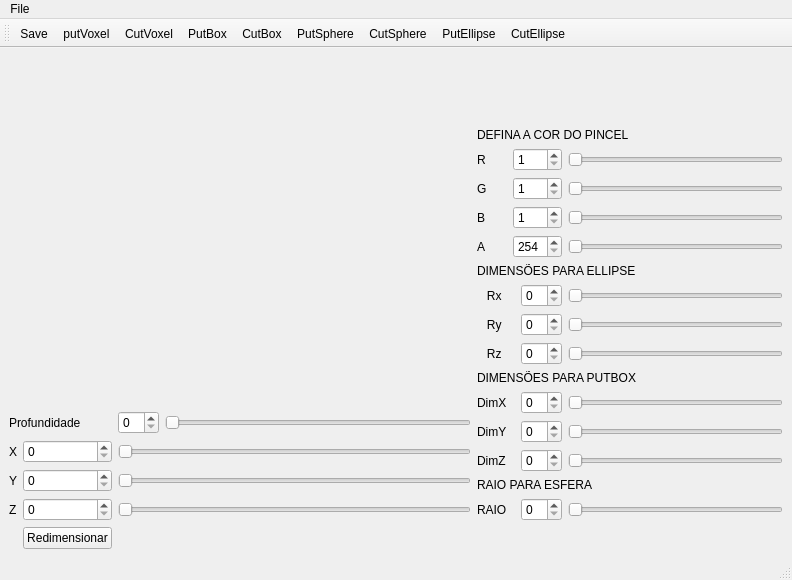
<?xml version="1.0" encoding="UTF-8"?>
<ui version="4.0">
 <class>MainWindow</class>
 <widget class="QMainWindow" name="MainWindow">
  <property name="geometry">
   <rect>
    <x>0</x>
    <y>0</y>
    <width>792</width>
    <height>580</height>
   </rect>
  </property>
  <property name="windowTitle">
   <string>MainWindow</string>
  </property>
  <widget class="QWidget" name="centralwidget">
   <layout class="QGridLayout" name="gridLayout_2">
    <item row="6" column="1">
     <widget class="QPushButton" name="pushButtonCriaCanvas">
      <property name="text">
       <string>Redimensionar</string>
      </property>
     </widget>
    </item>
    <item row="2" column="3">
     <widget class="QSlider" name="horizontalSliderProf">
      <property name="orientation">
       <enum>Qt::Horizontal</enum>
      </property>
     </widget>
    </item>
    <item row="4" column="1">
     <widget class="QSpinBox" name="spinBoxYCanvas"/>
    </item>
    <item row="3" column="1">
     <widget class="QSpinBox" name="spinBoxXCanvas"/>
    </item>
    <item row="1" column="4" rowspan="5">
     <layout class="QGridLayout" name="gridLayout">
      <item row="0" column="0" colspan="4">
       <widget class="QLabel" name="label">
        <property name="text">
         <string>DEFINA A COR DO PINCEL</string>
        </property>
       </widget>
      </item>
      <item row="1" column="0">
       <widget class="QLabel" name="Vermelho">
        <property name="text">
         <string>R    </string>
        </property>
       </widget>
      </item>
      <item row="1" column="1" colspan="2">
       <widget class="QSpinBox" name="spinBoxG">
        <property name="minimum">
         <number>1</number>
        </property>
        <property name="maximum">
         <number>255</number>
        </property>
       </widget>
      </item>
      <item row="1" column="3">
       <widget class="QSlider" name="horizontalSliderGreen">
        <property name="minimum">
         <number>1</number>
        </property>
        <property name="maximum">
         <number>255</number>
        </property>
        <property name="orientation">
         <enum>Qt::Horizontal</enum>
        </property>
       </widget>
      </item>
      <item row="2" column="0">
       <widget class="QLabel" name="Verde">
        <property name="text">
         <string>G</string>
        </property>
       </widget>
      </item>
      <item row="2" column="1" colspan="2">
       <widget class="QSpinBox" name="spinBoxR">
        <property name="minimum">
         <number>1</number>
        </property>
        <property name="maximum">
         <number>255</number>
        </property>
       </widget>
      </item>
      <item row="2" column="3">
       <widget class="QSlider" name="horizontalSliderRed">
        <property name="minimum">
         <number>1</number>
        </property>
        <property name="maximum">
         <number>255</number>
        </property>
        <property name="orientation">
         <enum>Qt::Horizontal</enum>
        </property>
       </widget>
      </item>
      <item row="3" column="0">
       <widget class="QLabel" name="Azul">
        <property name="text">
         <string>B</string>
        </property>
       </widget>
      </item>
      <item row="3" column="1" colspan="2">
       <widget class="QSpinBox" name="spinBoxB">
        <property name="minimum">
         <number>1</number>
        </property>
        <property name="maximum">
         <number>255</number>
        </property>
       </widget>
      </item>
      <item row="3" column="3">
       <widget class="QSlider" name="horizontalSliderBlue">
        <property name="minimum">
         <number>1</number>
        </property>
        <property name="maximum">
         <number>256</number>
        </property>
        <property name="orientation">
         <enum>Qt::Horizontal</enum>
        </property>
       </widget>
      </item>
      <item row="4" column="0">
       <widget class="QLabel" name="Alfa">
        <property name="text">
         <string>A</string>
        </property>
       </widget>
      </item>
      <item row="4" column="1" colspan="2">
       <widget class="QSpinBox" name="spinBoxA">
        <property name="minimum">
         <number>254</number>
        </property>
        <property name="maximum">
         <number>255</number>
        </property>
       </widget>
      </item>
      <item row="4" column="3">
       <widget class="QSlider" name="horizontalSliderAlfa">
        <property name="minimum">
         <number>254</number>
        </property>
        <property name="maximum">
         <number>255</number>
        </property>
        <property name="orientation">
         <enum>Qt::Horizontal</enum>
        </property>
       </widget>
      </item>
      <item row="5" column="0" colspan="4">
       <widget class="QLabel" name="labelBox_2">
        <property name="text">
         <string>DIMENSÕES PARA ELLIPSE</string>
        </property>
       </widget>
      </item>
      <item row="6" column="0" colspan="2">
       <widget class="QLabel" name="Rx">
        <property name="text">
         <string>   Rx    </string>
        </property>
       </widget>
      </item>
      <item row="6" column="2">
       <widget class="QSpinBox" name="spinBoxRx"/>
      </item>
      <item row="6" column="3">
       <widget class="QSlider" name="horizontalSliderRx">
        <property name="orientation">
         <enum>Qt::Horizontal</enum>
        </property>
       </widget>
      </item>
      <item row="7" column="0">
       <widget class="QLabel" name="Ry">
        <property name="text">
         <string>   Ry</string>
        </property>
       </widget>
      </item>
      <item row="7" column="2">
       <widget class="QSpinBox" name="spinBoxRy"/>
      </item>
      <item row="7" column="3">
       <widget class="QSlider" name="horizontalSliderRy">
        <property name="orientation">
         <enum>Qt::Horizontal</enum>
        </property>
       </widget>
      </item>
      <item row="8" column="0">
       <widget class="QLabel" name="Rz">
        <property name="text">
         <string>   Rz</string>
        </property>
       </widget>
      </item>
      <item row="8" column="2">
       <widget class="QSpinBox" name="spinBoxRz"/>
      </item>
      <item row="8" column="3">
       <widget class="QSlider" name="horizontalSliderRz">
        <property name="orientation">
         <enum>Qt::Horizontal</enum>
        </property>
       </widget>
      </item>
      <item row="9" column="0" colspan="4">
       <widget class="QLabel" name="labelBox">
        <property name="text">
         <string>DIMENSÕES PARA PUTBOX</string>
        </property>
       </widget>
      </item>
      <item row="10" column="0" colspan="2">
       <widget class="QLabel" name="DimX">
        <property name="text">
         <string>DimX</string>
        </property>
       </widget>
      </item>
      <item row="10" column="2">
       <widget class="QSpinBox" name="spinBoxDimX"/>
      </item>
      <item row="10" column="3">
       <widget class="QSlider" name="horizontalSliderDimX">
        <property name="orientation">
         <enum>Qt::Horizontal</enum>
        </property>
       </widget>
      </item>
      <item row="11" column="0" colspan="2">
       <widget class="QLabel" name="DimY">
        <property name="text">
         <string>DimY</string>
        </property>
       </widget>
      </item>
      <item row="11" column="2">
       <widget class="QSpinBox" name="spinBoxDimY"/>
      </item>
      <item row="11" column="3">
       <widget class="QSlider" name="horizontalSliderDimY">
        <property name="orientation">
         <enum>Qt::Horizontal</enum>
        </property>
       </widget>
      </item>
      <item row="12" column="0" colspan="2">
       <widget class="QLabel" name="DimZ">
        <property name="text">
         <string>DimZ</string>
        </property>
       </widget>
      </item>
      <item row="12" column="2">
       <widget class="QSpinBox" name="spinBoxDimZ"/>
      </item>
      <item row="12" column="3">
       <widget class="QSlider" name="horizontalSliderDimZ">
        <property name="orientation">
         <enum>Qt::Horizontal</enum>
        </property>
       </widget>
      </item>
      <item row="13" column="0" colspan="4">
       <widget class="QLabel" name="labelSphere">
        <property name="text">
         <string>RAIO PARA ESFERA</string>
        </property>
       </widget>
      </item>
      <item row="14" column="0">
       <widget class="QLabel" name="Raio">
        <property name="text">
         <string>RAIO</string>
        </property>
       </widget>
      </item>
      <item row="14" column="2">
       <widget class="QSpinBox" name="spinBoxRaio"/>
      </item>
      <item row="14" column="3">
       <widget class="QSlider" name="horizontalSliderRaio">
        <property name="orientation">
         <enum>Qt::Horizontal</enum>
        </property>
       </widget>
      </item>
     </layout>
    </item>
    <item row="0" column="4">
     <widget class="Color" name="widget_2" native="true"/>
    </item>
    <item row="2" column="2">
     <widget class="QSpinBox" name="spinBox"/>
    </item>
    <item row="5" column="1">
     <widget class="QSpinBox" name="spinBoxZCanvas"/>
    </item>
    <item row="2" column="0" colspan="2">
     <widget class="QLabel" name="Profundidade">
      <property name="text">
       <string>Profundidade</string>
      </property>
     </widget>
    </item>
    <item row="5" column="0">
     <widget class="QLabel" name="ZGeral">
      <property name="text">
       <string>Z</string>
      </property>
     </widget>
    </item>
    <item row="4" column="0">
     <widget class="QLabel" name="YGeral">
      <property name="text">
       <string>Y</string>
      </property>
     </widget>
    </item>
    <item row="4" column="2" colspan="2">
     <widget class="QSlider" name="horizontalSliderYCanvas">
      <property name="orientation">
       <enum>Qt::Horizontal</enum>
      </property>
     </widget>
    </item>
    <item row="0" column="0" rowspan="2" colspan="4">
     <widget class="Plotter" name="widget" native="true"/>
    </item>
    <item row="5" column="2" colspan="2">
     <widget class="QSlider" name="horizontalSliderZCanvas">
      <property name="orientation">
       <enum>Qt::Horizontal</enum>
      </property>
     </widget>
    </item>
    <item row="3" column="2" colspan="2">
     <widget class="QSlider" name="horizontalSliderXCanvas">
      <property name="orientation">
       <enum>Qt::Horizontal</enum>
      </property>
     </widget>
    </item>
    <item row="3" column="0">
     <widget class="QLabel" name="XGeral">
      <property name="text">
       <string>X</string>
      </property>
     </widget>
    </item>
   </layout>
  </widget>
  <widget class="QMenuBar" name="menubar">
   <property name="geometry">
    <rect>
     <x>0</x>
     <y>0</y>
     <width>792</width>
     <height>22</height>
    </rect>
   </property>
   <widget class="QMenu" name="menuFile">
    <property name="title">
     <string>File</string>
    </property>
    <addaction name="actionSave"/>
   </widget>
   <addaction name="menuFile"/>
  </widget>
  <widget class="QStatusBar" name="statusbar"/>
  <widget class="QToolBar" name="toolBar">
   <property name="windowTitle">
    <string>toolBar</string>
   </property>
   <attribute name="toolBarArea">
    <enum>TopToolBarArea</enum>
   </attribute>
   <attribute name="toolBarBreak">
    <bool>false</bool>
   </attribute>
   <addaction name="actionSave"/>
   <addaction name="actionPutVoxel"/>
   <addaction name="actionCutVoxel"/>
   <addaction name="actionPutBox"/>
   <addaction name="actionCutBox"/>
   <addaction name="actionPutSphere"/>
   <addaction name="actionCutSphere"/>
   <addaction name="actionPutEllipse"/>
   <addaction name="actionCutEllipse"/>
  </widget>
  <action name="actionSave">
   <property name="text">
    <string>Save</string>
   </property>
  </action>
  <action name="actionPutVoxel">
   <property name="icon">
    <iconset resource="src.qrc">
     <normaloff>:/images/voxel.png</normaloff>:/images/voxel.png</iconset>
   </property>
   <property name="text">
    <string>putVoxel</string>
   </property>
  </action>
  <action name="actionPutSphere">
   <property name="icon">
    <iconset resource="src.qrc">
     <normaloff>:/images/sphere.png</normaloff>:/images/sphere.png</iconset>
   </property>
   <property name="text">
    <string>PutSphere</string>
   </property>
  </action>
  <action name="actionPutBox">
   <property name="icon">
    <iconset resource="src.qrc">
     <normaloff>:/images/box.png</normaloff>:/images/box.png</iconset>
   </property>
   <property name="text">
    <string>PutBox</string>
   </property>
  </action>
  <action name="actionPutEllipse">
   <property name="icon">
    <iconset resource="src.qrc">
     <normaloff>:/images/elipse.png</normaloff>:/images/elipse.png</iconset>
   </property>
   <property name="text">
    <string>PutEllipse</string>
   </property>
  </action>
  <action name="actionCutVoxel">
   <property name="icon">
    <iconset resource="src.qrc">
     <normaloff>:/images/cutVoxel.png</normaloff>:/images/cutVoxel.png</iconset>
   </property>
   <property name="text">
    <string>CutVoxel</string>
   </property>
  </action>
  <action name="actionCutSphere">
   <property name="icon">
    <iconset resource="src.qrc">
     <normaloff>:/images/cutSphere.png</normaloff>:/images/cutSphere.png</iconset>
   </property>
   <property name="text">
    <string>CutSphere</string>
   </property>
  </action>
  <action name="actionCutBox">
   <property name="icon">
    <iconset resource="src.qrc">
     <normaloff>:/images/cutBox.png</normaloff>:/images/cutBox.png</iconset>
   </property>
   <property name="text">
    <string>CutBox</string>
   </property>
  </action>
  <action name="actionCutEllipse">
   <property name="icon">
    <iconset resource="src.qrc">
     <normaloff>:/images/cutElipse.png</normaloff>:/images/cutElipse.png</iconset>
   </property>
   <property name="text">
    <string>CutEllipse</string>
   </property>
  </action>
 </widget>
 <customwidgets>
  <customwidget>
   <class>Plotter</class>
   <extends>QWidget</extends>
   <header>plotter.h</header>
   <container>1</container>
  </customwidget>
  <customwidget>
   <class>Color</class>
   <extends>QWidget</extends>
   <header>color.h</header>
   <container>1</container>
   <slots>
    <slot>set_r(int)</slot>
    <slot>set_g(int)</slot>
    <slot>set_b(int)</slot>
   </slots>
  </customwidget>
 </customwidgets>
 <resources>
  <include location="src.qrc"/>
 </resources>
 <connections>
  <connection>
   <sender>spinBoxRaio</sender>
   <signal>valueChanged(int)</signal>
   <receiver>horizontalSliderRaio</receiver>
   <slot>setValue(int)</slot>
   <hints>
    <hint type="sourcelabel">
     <x>552</x>
     <y>295</y>
    </hint>
    <hint type="destinationlabel">
     <x>691</x>
     <y>295</y>
    </hint>
   </hints>
  </connection>
  <connection>
   <sender>horizontalSliderRaio</sender>
   <signal>valueChanged(int)</signal>
   <receiver>spinBoxRaio</receiver>
   <slot>setValue(int)</slot>
   <hints>
    <hint type="sourcelabel">
     <x>691</x>
     <y>295</y>
    </hint>
    <hint type="destinationlabel">
     <x>560</x>
     <y>295</y>
    </hint>
   </hints>
  </connection>
  <connection>
   <sender>spinBoxRx</sender>
   <signal>valueChanged(int)</signal>
   <receiver>horizontalSliderRx</receiver>
   <slot>setValue(int)</slot>
   <hints>
    <hint type="sourcelabel">
     <x>548</x>
     <y>354</y>
    </hint>
    <hint type="destinationlabel">
     <x>691</x>
     <y>354</y>
    </hint>
   </hints>
  </connection>
  <connection>
   <sender>horizontalSliderRx</sender>
   <signal>valueChanged(int)</signal>
   <receiver>spinBoxRx</receiver>
   <slot>setValue(int)</slot>
   <hints>
    <hint type="sourcelabel">
     <x>691</x>
     <y>354</y>
    </hint>
    <hint type="destinationlabel">
     <x>565</x>
     <y>354</y>
    </hint>
   </hints>
  </connection>
  <connection>
   <sender>spinBoxRy</sender>
   <signal>valueChanged(int)</signal>
   <receiver>horizontalSliderRy</receiver>
   <slot>setValue(int)</slot>
   <hints>
    <hint type="sourcelabel">
     <x>553</x>
     <y>382</y>
    </hint>
    <hint type="destinationlabel">
     <x>691</x>
     <y>382</y>
    </hint>
   </hints>
  </connection>
  <connection>
   <sender>horizontalSliderRy</sender>
   <signal>valueChanged(int)</signal>
   <receiver>spinBoxRy</receiver>
   <slot>setValue(int)</slot>
   <hints>
    <hint type="sourcelabel">
     <x>691</x>
     <y>382</y>
    </hint>
    <hint type="destinationlabel">
     <x>559</x>
     <y>382</y>
    </hint>
   </hints>
  </connection>
  <connection>
   <sender>spinBoxRz</sender>
   <signal>valueChanged(int)</signal>
   <receiver>horizontalSliderRz</receiver>
   <slot>setValue(int)</slot>
   <hints>
    <hint type="sourcelabel">
     <x>552</x>
     <y>410</y>
    </hint>
    <hint type="destinationlabel">
     <x>691</x>
     <y>410</y>
    </hint>
   </hints>
  </connection>
  <connection>
   <sender>horizontalSliderRz</sender>
   <signal>valueChanged(int)</signal>
   <receiver>spinBoxRz</receiver>
   <slot>setValue(int)</slot>
   <hints>
    <hint type="sourcelabel">
     <x>691</x>
     <y>410</y>
    </hint>
    <hint type="destinationlabel">
     <x>549</x>
     <y>410</y>
    </hint>
   </hints>
  </connection>
  <connection>
   <sender>spinBoxDimX</sender>
   <signal>valueChanged(int)</signal>
   <receiver>horizontalSliderDimX</receiver>
   <slot>setValue(int)</slot>
   <hints>
    <hint type="sourcelabel">
     <x>550</x>
     <y>464</y>
    </hint>
    <hint type="destinationlabel">
     <x>691</x>
     <y>464</y>
    </hint>
   </hints>
  </connection>
  <connection>
   <sender>horizontalSliderDimX</sender>
   <signal>valueChanged(int)</signal>
   <receiver>spinBoxDimX</receiver>
   <slot>setValue(int)</slot>
   <hints>
    <hint type="sourcelabel">
     <x>691</x>
     <y>464</y>
    </hint>
    <hint type="destinationlabel">
     <x>565</x>
     <y>464</y>
    </hint>
   </hints>
  </connection>
  <connection>
   <sender>spinBoxDimY</sender>
   <signal>valueChanged(int)</signal>
   <receiver>horizontalSliderDimY</receiver>
   <slot>setValue(int)</slot>
   <hints>
    <hint type="sourcelabel">
     <x>549</x>
     <y>492</y>
    </hint>
    <hint type="destinationlabel">
     <x>691</x>
     <y>492</y>
    </hint>
   </hints>
  </connection>
  <connection>
   <sender>horizontalSliderDimY</sender>
   <signal>valueChanged(int)</signal>
   <receiver>spinBoxDimY</receiver>
   <slot>setValue(int)</slot>
   <hints>
    <hint type="sourcelabel">
     <x>691</x>
     <y>492</y>
    </hint>
    <hint type="destinationlabel">
     <x>547</x>
     <y>492</y>
    </hint>
   </hints>
  </connection>
  <connection>
   <sender>spinBoxDimZ</sender>
   <signal>valueChanged(int)</signal>
   <receiver>horizontalSliderDimZ</receiver>
   <slot>setValue(int)</slot>
   <hints>
    <hint type="sourcelabel">
     <x>555</x>
     <y>520</y>
    </hint>
    <hint type="destinationlabel">
     <x>691</x>
     <y>520</y>
    </hint>
   </hints>
  </connection>
  <connection>
   <sender>horizontalSliderDimZ</sender>
   <signal>valueChanged(int)</signal>
   <receiver>spinBoxDimZ</receiver>
   <slot>setValue(int)</slot>
   <hints>
    <hint type="sourcelabel">
     <x>691</x>
     <y>520</y>
    </hint>
    <hint type="destinationlabel">
     <x>551</x>
     <y>520</y>
    </hint>
   </hints>
  </connection>
  <connection>
   <sender>spinBoxXCanvas</sender>
   <signal>valueChanged(int)</signal>
   <receiver>horizontalSliderXCanvas</receiver>
   <slot>setValue(int)</slot>
   <hints>
    <hint type="sourcelabel">
     <x>581</x>
     <y>111</y>
    </hint>
    <hint type="destinationlabel">
     <x>673</x>
     <y>107</y>
    </hint>
   </hints>
  </connection>
  <connection>
   <sender>horizontalSliderXCanvas</sender>
   <signal>valueChanged(int)</signal>
   <receiver>spinBoxXCanvas</receiver>
   <slot>setValue(int)</slot>
   <hints>
    <hint type="sourcelabel">
     <x>660</x>
     <y>107</y>
    </hint>
    <hint type="destinationlabel">
     <x>581</x>
     <y>111</y>
    </hint>
   </hints>
  </connection>
  <connection>
   <sender>spinBoxYCanvas</sender>
   <signal>valueChanged(int)</signal>
   <receiver>horizontalSliderYCanvas</receiver>
   <slot>setValue(int)</slot>
   <hints>
    <hint type="sourcelabel">
     <x>581</x>
     <y>142</y>
    </hint>
    <hint type="destinationlabel">
     <x>673</x>
     <y>138</y>
    </hint>
   </hints>
  </connection>
  <connection>
   <sender>horizontalSliderYCanvas</sender>
   <signal>valueChanged(int)</signal>
   <receiver>spinBoxYCanvas</receiver>
   <slot>setValue(int)</slot>
   <hints>
    <hint type="sourcelabel">
     <x>673</x>
     <y>138</y>
    </hint>
    <hint type="destinationlabel">
     <x>581</x>
     <y>142</y>
    </hint>
   </hints>
  </connection>
  <connection>
   <sender>spinBoxZCanvas</sender>
   <signal>valueChanged(int)</signal>
   <receiver>horizontalSliderZCanvas</receiver>
   <slot>setValue(int)</slot>
   <hints>
    <hint type="sourcelabel">
     <x>567</x>
     <y>173</y>
    </hint>
    <hint type="destinationlabel">
     <x>673</x>
     <y>169</y>
    </hint>
   </hints>
  </connection>
  <connection>
   <sender>horizontalSliderZCanvas</sender>
   <signal>valueChanged(int)</signal>
   <receiver>spinBoxZCanvas</receiver>
   <slot>setValue(int)</slot>
   <hints>
    <hint type="sourcelabel">
     <x>673</x>
     <y>169</y>
    </hint>
    <hint type="destinationlabel">
     <x>581</x>
     <y>173</y>
    </hint>
   </hints>
  </connection>
  <connection>
   <sender>spinBox</sender>
   <signal>valueChanged(int)</signal>
   <receiver>horizontalSliderProf</receiver>
   <slot>setValue(int)</slot>
   <hints>
    <hint type="sourcelabel">
     <x>138</x>
     <y>597</y>
    </hint>
    <hint type="destinationlabel">
     <x>364</x>
     <y>597</y>
    </hint>
   </hints>
  </connection>
  <connection>
   <sender>horizontalSliderProf</sender>
   <signal>valueChanged(int)</signal>
   <receiver>spinBox</receiver>
   <slot>setValue(int)</slot>
   <hints>
    <hint type="sourcelabel">
     <x>364</x>
     <y>597</y>
    </hint>
    <hint type="destinationlabel">
     <x>138</x>
     <y>597</y>
    </hint>
   </hints>
  </connection>
  <connection>
   <sender>actionPutVoxel</sender>
   <signal>triggered()</signal>
   <receiver>MainWindow</receiver>
   <slot>ChamaPutVoxel()</slot>
   <hints>
    <hint type="sourcelabel">
     <x>-1</x>
     <y>-1</y>
    </hint>
    <hint type="destinationlabel">
     <x>362</x>
     <y>318</y>
    </hint>
   </hints>
  </connection>
  <connection>
   <sender>actionPutSphere</sender>
   <signal>triggered()</signal>
   <receiver>MainWindow</receiver>
   <slot>ChamaPutSphere()</slot>
   <hints>
    <hint type="sourcelabel">
     <x>-1</x>
     <y>-1</y>
    </hint>
    <hint type="destinationlabel">
     <x>362</x>
     <y>318</y>
    </hint>
   </hints>
  </connection>
  <connection>
   <sender>actionPutBox</sender>
   <signal>triggered()</signal>
   <receiver>MainWindow</receiver>
   <slot>ChamaPutBox()</slot>
   <hints>
    <hint type="sourcelabel">
     <x>-1</x>
     <y>-1</y>
    </hint>
    <hint type="destinationlabel">
     <x>362</x>
     <y>318</y>
    </hint>
   </hints>
  </connection>
  <connection>
   <sender>actionPutEllipse</sender>
   <signal>triggered()</signal>
   <receiver>MainWindow</receiver>
   <slot>ChamaPutEllipsoid()</slot>
   <hints>
    <hint type="sourcelabel">
     <x>-1</x>
     <y>-1</y>
    </hint>
    <hint type="destinationlabel">
     <x>362</x>
     <y>318</y>
    </hint>
   </hints>
  </connection>
  <connection>
   <sender>actionCutBox</sender>
   <signal>triggered()</signal>
   <receiver>MainWindow</receiver>
   <slot>ChamaCutBox()</slot>
   <hints>
    <hint type="sourcelabel">
     <x>-1</x>
     <y>-1</y>
    </hint>
    <hint type="destinationlabel">
     <x>362</x>
     <y>318</y>
    </hint>
   </hints>
  </connection>
  <connection>
   <sender>actionCutEllipse</sender>
   <signal>triggered()</signal>
   <receiver>MainWindow</receiver>
   <slot>ChamaCutEllipsoid()</slot>
   <hints>
    <hint type="sourcelabel">
     <x>-1</x>
     <y>-1</y>
    </hint>
    <hint type="destinationlabel">
     <x>362</x>
     <y>318</y>
    </hint>
   </hints>
  </connection>
  <connection>
   <sender>actionCutSphere</sender>
   <signal>triggered()</signal>
   <receiver>MainWindow</receiver>
   <slot>ChamaCutSphere()</slot>
   <hints>
    <hint type="sourcelabel">
     <x>-1</x>
     <y>-1</y>
    </hint>
    <hint type="destinationlabel">
     <x>362</x>
     <y>318</y>
    </hint>
   </hints>
  </connection>
  <connection>
   <sender>actionCutVoxel</sender>
   <signal>triggered()</signal>
   <receiver>MainWindow</receiver>
   <slot>ChamaCutVoxel()</slot>
   <hints>
    <hint type="sourcelabel">
     <x>-1</x>
     <y>-1</y>
    </hint>
    <hint type="destinationlabel">
     <x>362</x>
     <y>318</y>
    </hint>
   </hints>
  </connection>
  <connection>
   <sender>spinBoxA</sender>
   <signal>valueChanged(int)</signal>
   <receiver>horizontalSliderAlfa</receiver>
   <slot>setValue(int)</slot>
   <hints>
    <hint type="sourcelabel">
     <x>554</x>
     <y>656</y>
    </hint>
    <hint type="destinationlabel">
     <x>681</x>
     <y>656</y>
    </hint>
   </hints>
  </connection>
  <connection>
   <sender>horizontalSliderAlfa</sender>
   <signal>valueChanged(int)</signal>
   <receiver>spinBoxA</receiver>
   <slot>setValue(int)</slot>
   <hints>
    <hint type="sourcelabel">
     <x>691</x>
     <y>656</y>
    </hint>
    <hint type="destinationlabel">
     <x>538</x>
     <y>656</y>
    </hint>
   </hints>
  </connection>
  <connection>
   <sender>spinBoxA</sender>
   <signal>valueChanged(int)</signal>
   <receiver>horizontalSliderAlfa</receiver>
   <slot>setValue(int)</slot>
   <hints>
    <hint type="sourcelabel">
     <x>547</x>
     <y>656</y>
    </hint>
    <hint type="destinationlabel">
     <x>691</x>
     <y>656</y>
    </hint>
   </hints>
  </connection>
  <connection>
   <sender>horizontalSliderBlue</sender>
   <signal>valueChanged(int)</signal>
   <receiver>spinBoxB</receiver>
   <slot>setValue(int)</slot>
   <hints>
    <hint type="sourcelabel">
     <x>691</x>
     <y>628</y>
    </hint>
    <hint type="destinationlabel">
     <x>555</x>
     <y>628</y>
    </hint>
   </hints>
  </connection>
  <connection>
   <sender>spinBoxB</sender>
   <signal>valueChanged(int)</signal>
   <receiver>horizontalSliderBlue</receiver>
   <slot>setValue(int)</slot>
   <hints>
    <hint type="sourcelabel">
     <x>555</x>
     <y>628</y>
    </hint>
    <hint type="destinationlabel">
     <x>691</x>
     <y>628</y>
    </hint>
   </hints>
  </connection>
  <connection>
   <sender>horizontalSliderRed</sender>
   <signal>valueChanged(int)</signal>
   <receiver>spinBoxR</receiver>
   <slot>setValue(int)</slot>
   <hints>
    <hint type="sourcelabel">
     <x>691</x>
     <y>600</y>
    </hint>
    <hint type="destinationlabel">
     <x>547</x>
     <y>572</y>
    </hint>
   </hints>
  </connection>
  <connection>
   <sender>spinBoxR</sender>
   <signal>valueChanged(int)</signal>
   <receiver>horizontalSliderRed</receiver>
   <slot>setValue(int)</slot>
   <hints>
    <hint type="sourcelabel">
     <x>555</x>
     <y>572</y>
    </hint>
    <hint type="destinationlabel">
     <x>691</x>
     <y>600</y>
    </hint>
   </hints>
  </connection>
  <connection>
   <sender>horizontalSliderGreen</sender>
   <signal>valueChanged(int)</signal>
   <receiver>spinBoxG</receiver>
   <slot>setValue(int)</slot>
   <hints>
    <hint type="sourcelabel">
     <x>678</x>
     <y>568</y>
    </hint>
    <hint type="destinationlabel">
     <x>564</x>
     <y>600</y>
    </hint>
   </hints>
  </connection>
  <connection>
   <sender>spinBoxG</sender>
   <signal>valueChanged(int)</signal>
   <receiver>horizontalSliderGreen</receiver>
   <slot>setValue(int)</slot>
   <hints>
    <hint type="sourcelabel">
     <x>544</x>
     <y>600</y>
    </hint>
    <hint type="destinationlabel">
     <x>678</x>
     <y>568</y>
    </hint>
   </hints>
  </connection>
  <connection>
   <sender>horizontalSliderRed</sender>
   <signal>sliderMoved(int)</signal>
   <receiver>widget_2</receiver>
   <slot>set_r(int)</slot>
   <hints>
    <hint type="sourcelabel">
     <x>673</x>
     <y>600</y>
    </hint>
    <hint type="destinationlabel">
     <x>441</x>
     <y>564</y>
    </hint>
   </hints>
  </connection>
  <connection>
   <sender>horizontalSliderBlue</sender>
   <signal>sliderMoved(int)</signal>
   <receiver>widget_2</receiver>
   <slot>set_b(int)</slot>
   <hints>
    <hint type="sourcelabel">
     <x>665</x>
     <y>628</y>
    </hint>
    <hint type="destinationlabel">
     <x>486</x>
     <y>575</y>
    </hint>
   </hints>
  </connection>
  <connection>
   <sender>horizontalSliderGreen</sender>
   <signal>sliderMoved(int)</signal>
   <receiver>widget_2</receiver>
   <slot>set_g(int)</slot>
   <hints>
    <hint type="sourcelabel">
     <x>618</x>
     <y>559</y>
    </hint>
    <hint type="destinationlabel">
     <x>502</x>
     <y>534</y>
    </hint>
   </hints>
  </connection>
 </connections>
 <slots>
  <slot>sair()</slot>
  <slot>ChamaPutVoxel()</slot>
  <slot>ChamaPutSphere()</slot>
  <slot>ChamaPutBox()</slot>
  <slot>ChamaCutVoxel()</slot>
  <slot>ChamaCutSphere()</slot>
  <slot>ChamaCutBox()</slot>
  <slot>ChamaPutEllipsoid()</slot>
  <slot>ChamaCutEllipsoid()</slot>
 </slots>
</ui>
